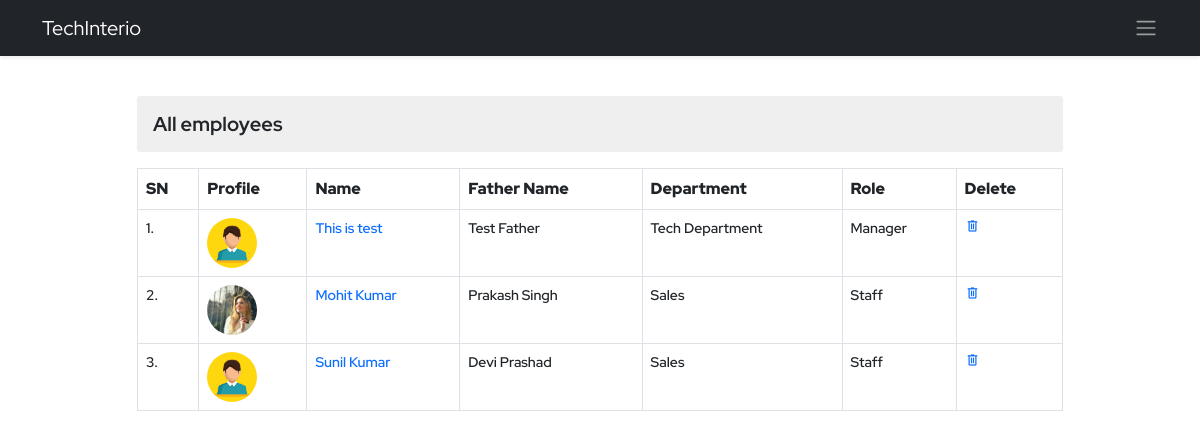
/ems/employee-view/ (signed in), run on the app's committed database.
### ems/models.py (models this page shows, shortened)
class Employee(models.Model):
    empid=models.AutoField(primary_key=True)
    user=models.OneToOneField(User,on_delete=models.CASCADE)
    name=models.CharField(max_length=50)
    father_name=models.CharField(max_length=50)
    avtar=models.ImageField(upload_to='employee_profile_images', blank=True , default='profile.jpg')
    dob=models.DateField()
    email=models.EmailField(max_length=100)
    mobile_no=models.IntegerField()
    emergency_mobile_no=models.IntegerField(null=True,blank=True)
    address=models.OneToOneField(Address, on_delete=models.CASCADE,blank=True, null=True,)
    designation=models.CharField(max_length=70)
    role=models.ForeignKey(Role, on_delete=models.SET_NULL,blank=True, null=True,)
    department=models.ForeignKey(Department, on_delete=models.SET_NULL,blank=True, null=True,)
    joining_date=models.DateField()
    status=models.CharField(max_length=15)
    @property
    def imageURL(self):
        try:
            url=self.avtar.url
        except:
            url=''
        return url

class Department(models.Model):
    name=models.CharField(max_length=70, unique=True)
    description=models.TextField(max_length=200)
    def __str__(self):
        return self.name

class Role(models.Model):
    name=models.CharField(max_length=70, unique=True)
    description=models.TextField(max_length=200)
    def __str__(self):
        return self.name

### ems/views.py (the view)
# urls.py: path('employee-view/',viewEmployee,name='employee-view'),
@login_required()
def viewEmployee(request):
    context = {}
    try:
        if not request.user.is_superuser:
            profile_obj=Employee.objects.get(user=request.user)
            context['profile']=profile_obj
        employees = Employee.objects.all()
        context['employees'] = employees
    except Exception as e:
        print('View Employee Exception : ', e)
    return render(request, 'ems/view_employee.html', context)

### ems/templates/ems/view_employee.html (shortened to what this page needs)
{% extends './base.html' %}
{% block body %}
<div class="container py-4">
    <div class="row d-flex align-items-center justify-content-center">
        <div class="col-12 col-sm-10 overflow-auto">
            <h3 class="my-3 derpartment-title">All employees</h3>
            <table class="table table-bordered department-table">
                <tr>
                    <th>SN</th>
                    <th>Profile</th>
                    <th>Name</th>
                    <th>Father Name</th>
                    <th>Department</th>
                    <th>Role</th>
                    <th>Delete</th>
                </tr>
                {% for employee in employees %}
                <tr>
                    <td>{{forloop.counter}}.</td>
                    <td>
                        <img src="{{employee.imageURL}}" alt="" class="profile-pic">
                    </td>
                    <td><a class="" href="{% url 'ems:employee-detail' employee.empid %}">{{employee.name}}</a></td>
                    <td>{{employee.father_name}}</td>
                    <td>{{employee.department}}</td>
                    <td>{{employee.role}}</td>
                    <td><a href="{% url 'ems:employee-delete' employee.empid %}" class="delete"><span class="material-symbols-outlined">
                        delete</span></a></td>
                </tr>
                {% endfor %}
            </table>
        </div>
    </div>
</div>
{% endblock body %}

### static/css/style.css (style rules this page uses)
* { margin: 0; padding: 0; box-sizing: border-box; }
:root { --body-font: 'Red Hat Display', sans-serif; --second-font: 'Kaushan Script', cursive; --biggest-font-size: 2rem; --bigger-font-size: 1.5rem; --big-font-size: 1.25rem; --h1-font-size: 1.5rem; --h2-font-size: 1.25rem; --h3-font-size: 1rem; --normal-font-size: .938rem; --small-font-size: .813rem; --smaller-font-size: .75rem; --font-bold: 700; --font-black: 900; }
@media screen and (min-width: 1024px) { :root { --biggest-font-size: 6rem; --bigger-font-size: 3.5rem; --big-font-size: 2.75rem; --h1-font-size: 2.25rem; --h2-font-size: 1.5rem; --h3-font-size: 1.25rem; --normal-font-size: 1rem; --small-font-size: .875rem; --smaller-font-size: .813rem; --bs-modal-width:700px; } }
* { box-sizing: border-box; padding: 0; margin: 0; }
html { scroll-behavior: smooth; }
body, button, label, select, input { font-family: var(--body-font); font-size: var(--normal-font-size); }
h1, h2, h3 { font-weight: var(--font-bold); }
a { text-decoration: none; }
img { max-width: 100%; height: auto; }
.derpartment-title { font-size: var(--h3-font-size); background-color: #dadada70; padding: 1rem; border-radius: 3px; }
.department-table tr th { font-size: var(--normal-font); font-weight: var(--font-black); }
.department-table tr td { font-size: var(--small-font-size); font-weight:600; }
.department-table tr td .delete span { font-size: 16px !important; }
.profile-pic { height: 50px; width: 50px; object-fit: cover; object-position: center; border-radius: 50%; }

### data on the page
Employee: imageURL (placeholder picture), name "This is test", father_name "Test Father", department "Tech Department", role "Manager"
Employee: imageURL (picture), name "Mohit Kumar", father_name "Prakash Singh", department "Sales", role "Staff"
Employee: imageURL (picture), name "Sunil Kumar", father_name "Devi Prashad", department "Sales", role "Staff"
